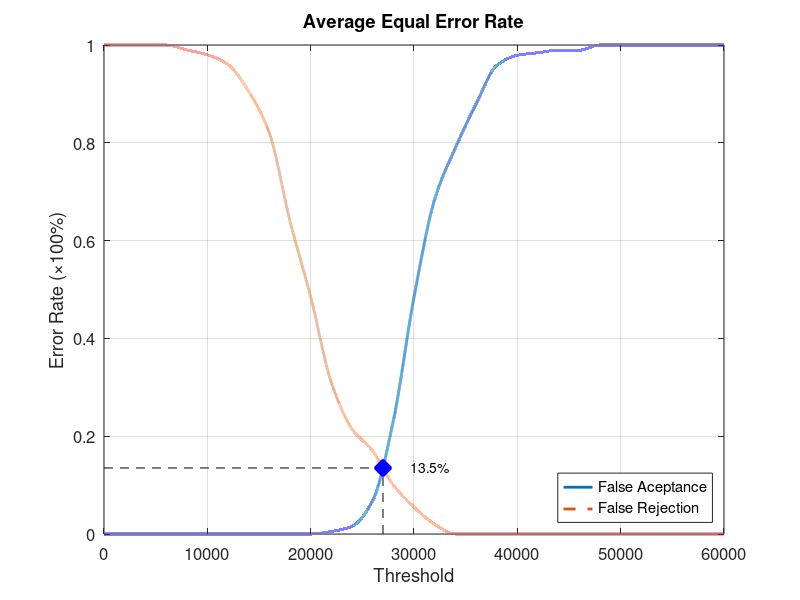
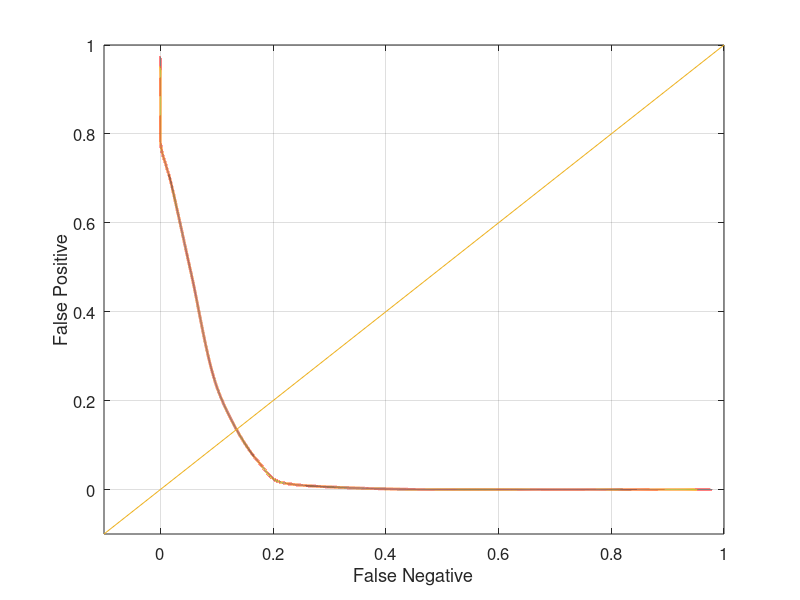

These charts were generated, in order, by the following MATLAB code:
function yEER = Database2_4
close all;
clear;
clc;
x = 0:2000:60000;
xq = 0:0.5:60000;

y0 = [0 0 0 0 0 0 0 0 0 0 0 0.00526316 0.0157895 0.0684211 0.231579 0.484211 0.684211 0.789474 0.878947 0.957895 0.978947 0.984211 0.989474 0.989474 1 1 1 1 1 1 1];
yy0 = interp1(x, y0, xq, 'pchip');
y1 = [1 1 1 1 0.99 0.98 0.96 0.905 0.82 0.64 0.485 0.31 0.215 0.17 0.1 0.055 0.02 0 0 0 0 0 0 0 0 0 0 0 0 0 0];
yy1 = interp1(x, y1, xq, 'pchip');

% Calculating EER: 
y2 = abs(y0 - y1);
find(y2 == min(y2))
yy2 = abs(yy0 - yy1);
xEER = find(yy2 == min(yy2));
xEERIndex = xq(xEER) % X-axis EER
yEER = yy0(xEER) % Y-axis EER

main = figure
plot(xq, yy0,'-','LineWidth', 2);	hold on
plot(xq, yy1,'--','LineWidth', 2);	hold on
plot([xEERIndex xEERIndex], [0 yEER], 'k--');	hold on
plot([0 xEERIndex], [yEER yEER], 'k--');	hold on
plot(xEERIndex, yEER, 'bx', 'LineWidth', 10);	hold on
text(xEERIndex + 10 * xEERIndex / 100, yEER, [num2str(round((10000 * yEER)) / 100) '%'])
legend('False Aceptance', 'False Rejection', 'Location', 'SouthEast')
xlabel('Threshold')
ylabel('Error Rate (\times100%)')
title('Average Equal Error Rate')
set(gca, 'FontSize', 12)
axis([0 60000 0 1])
grid on

print(main, 'Database2_4Main', '-dpng');
FNRxFPR = figure('Color', [1 1 1]);
plot(yy1, yy0, '-', yy1, yy0, 'LineWidth', 2);
hold on
y = -0.1:0.1:1
plot(y, y); 
set(gca, 'FontSize', 12)
xlabel('False Negative')
ylabel('False Positive')
axis([-0.1 1 -0.1 1])
set(gca, 'FontSize', 12)
grid on

print(FNRxFPR, 'Database2_4FNRxFPR','-dpng');
end
